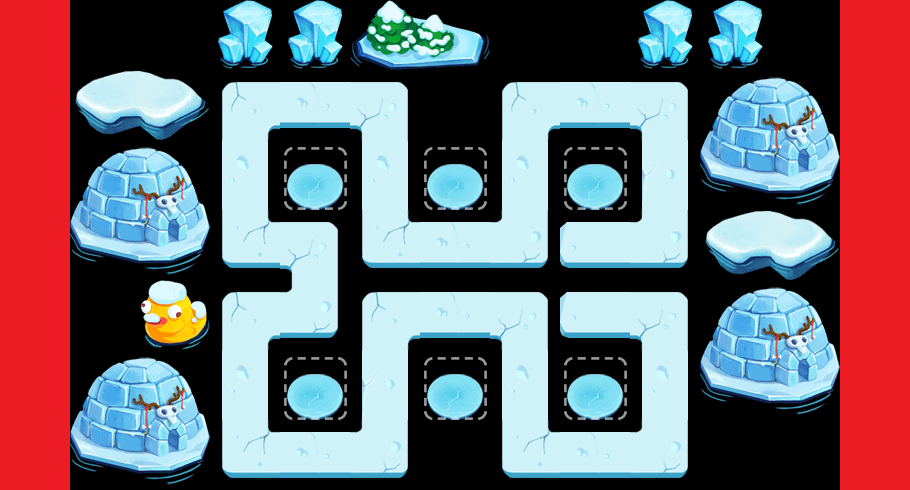

Tiled map render using the project's own tile images. Description and the map definition, with tile-layer contents summarised, below:
An orthogonal 13x7 tile map with 70x70 px tiles, 2 tile layers (content, things) and 67 objects (23x waterTowerSeat, 20x water, way1_0, way1_1, way1_2, ...).

<map version="1.0" orientation="orthogonal" width="13" height="7" tilewidth="70" tileheight="70">
 <tileset firstgid="1" name="theme2Tiles" tilewidth="70" tileheight="70" spacing="2" margin="2">
  <image source="theme2Tiles.png" width="512" height="512" />
  <tile id="3">
   <properties>
    <property name="thingIdx" value="307" />
   </properties>
  </tile>
  <tile id="7">
   <properties>
    <property name="thingIdx" value="402" />
   </properties>
  </tile>
  <tile id="9">
   <properties>
    <property name="thingIdx" value="208" />
   </properties>
  </tile>
  <tile id="10">
   <properties>
    <property name="thingIdx" value="115" />
   </properties>
  </tile>
  <tile id="11">
   <properties>
    <property name="thingIdx" value="115" />
   </properties>
  </tile>
  <tile id="12">
   <properties>
    <property name="thingIdx" value="208" />
   </properties>
  </tile>
  <tile id="13">
   <properties>
    <property name="thingIdx" value="118" />
   </properties>
  </tile>
  <tile id="14">
   <properties>
    <property name="thingIdx" value="305" />
   </properties>
  </tile>
  <tile id="18">
   <properties>
    <property name="thingIdx" value="114" />
   </properties>
  </tile>
  <tile id="19">
   <properties>
    <property name="thingIdx" value="116" />
   </properties>
  </tile>
  <tile id="20">
   <properties>
    <property name="thingIdx" value="114" />
   </properties>
  </tile>
  <tile id="21">
   <properties>
    <property name="thingIdx" value="306" />
   </properties>
  </tile>
  <tile id="23">
   <properties>
    <property name="thingIdx" value="209" />
   </properties>
  </tile>
  <tile id="24">
   <properties>
    <property name="thingIdx" value="209" />
   </properties>
  </tile>
  <tile id="25">
   <properties>
    <property name="thingIdx" value="113" />
   </properties>
  </tile>
  <tile id="26">
   <properties>
    <property name="thingIdx" value="117" />
   </properties>
  </tile>
  <tile id="27">
   <properties>
    <property name="blank" value="0" />
   </properties>
  </tile>
  <tile id="28">
   <properties>
    <property name="way" value="1" />
   </properties>
  </tile>
  <tile id="29">
   <properties>
    <property name="way" value="1" />
   </properties>
  </tile>
  <tile id="30">
   <properties>
    <property name="way" value="1" />
   </properties>
  </tile>
  <tile id="31">
   <properties>
    <property name="way" value="1" />
   </properties>
  </tile>
  <tile id="32">
   <properties>
    <property name="way" value="1" />
   </properties>
  </tile>
  <tile id="33">
   <properties>
    <property name="way" value="1" />
   </properties>
  </tile>
  <tile id="35">
   <properties>
    <property name="way" value="1" />
   </properties>
  </tile>
  <tile id="36">
   <properties>
    <property name="way" value="1" />
   </properties>
  </tile>
  <tile id="37">
   <properties>
    <property name="way" value="1" />
   </properties>
  </tile>
  <tile id="38">
   <properties>
    <property name="way" value="1" />
   </properties>
  </tile>
  <tile id="39">
   <properties>
    <property name="way" value="1" />
   </properties>
  </tile>
  <tile id="40">
   <properties>
    <property name="way" value="1" />
   </properties>
  </tile>
  <tile id="42">
   <properties>
    <property name="way" value="1" />
   </properties>
  </tile>
  <tile id="43">
   <properties>
    <property name="way" value="1" />
   </properties>
  </tile>
 </tileset>
 <layer name="content" width="13" height="7">
  <data>[91 cells, 48 non-empty, 9 distinct tile ids]</data>
 </layer>
 <layer name="things" width="13" height="7">
  <data>[91 cells, 33 non-empty, 11 distinct tile ids]</data>
 </layer>
 <objectgroup name="objs" width="13" height="7">
  <object name="water" x="96" y="32" width="21" height="18" />
  <object name="water" x="166" y="34" width="21" height="18" />
  <object name="water" x="232" y="34" width="21" height="18" />
  <object name="water" x="314" y="37" width="21" height="18" />
  <object name="water" x="373" y="33" width="21" height="18" />
  <object name="water" x="444" y="36" width="21" height="18" />
  <object name="water" x="524" y="33" width="21" height="18" />
  <object name="water" x="585" y="31" width="21" height="18" />
  <object name="water" x="651" y="30" width="21" height="18" />
  <object name="water" x="721" y="32" width="21" height="18" />
  <object name="water" x="798" y="35" width="21" height="18" />
  <object name="water" x="448" y="104" width="21" height="18" />
  <object name="water" x="106" y="99" width="21" height="18" />
  <object name="water" x="151" y="97" width="21" height="18" />
  <object name="water" x="97" y="310" width="21" height="18" />
  <object name="water" x="445" y="449" width="21" height="18" />
  <object name="water" x="728" y="449" width="21" height="18" />
  <object name="water" x="792" y="448" width="21" height="18" />
  <object name="water" x="720" y="239" width="21" height="18" />
  <object name="water" x="779" y="241" width="21" height="18" />
  <object name="waterTowerSeat" x="301" y="177" width="22" height="19" />
  <object name="waterTowerSeat" x="446" y="176" width="22" height="19" />
  <object name="waterTowerSeat" x="583" y="176" width="22" height="19" />
  <object name="waterTowerSeat" x="586" y="383" width="22" height="19" />
  <object name="waterTowerSeat" x="445" y="388" width="22" height="19" />
  <object name="waterTowerSeat" x="300" y="386" width="22" height="19" />
  <object name="waterTowerSeat" x="98" y="175" width="22" height="19" />
  <object name="waterTowerSeat" x="156" y="172" width="22" height="19" />
  <object name="waterTowerSeat" x="96" y="230" width="22" height="19" />
  <object name="waterTowerSeat" x="155" y="233" width="22" height="19" />
  <object name="waterTowerSeat" x="103" y="379" width="22" height="19" />
  <object name="waterTowerSeat" x="150" y="376" width="22" height="19" />
  <object name="waterTowerSeat" x="105" y="433" width="22" height="19" />
  <object name="waterTowerSeat" x="149" y="436" width="22" height="19" />
  <object name="waterTowerSeat" x="726" y="368" width="22" height="19" />
  <object name="waterTowerSeat" x="789" y="369" width="22" height="19" />
  <object name="waterTowerSeat" x="725" y="315" width="22" height="19" />
  <object name="waterTowerSeat" x="786" y="311" width="22" height="19" />
  <object name="waterTowerSeat" x="733" y="154" width="22" height="19" />
  <object name="waterTowerSeat" x="793" y="158" width="22" height="19" />
  <object name="waterTowerSeat" x="730" y="102" width="22" height="19" />
  <object name="waterTowerSeat" x="789" y="104" width="22" height="19" />
  <object name="way1_0" x="584" y="233" width="23" height="19" />
  <object name="way1_1" x="648" y="228" width="23" height="19" />
  <object name="way1_2" x="650" y="95" width="23" height="19" />
  <object name="way1_3" x="512" y="97" width="23" height="19" />
  <object name="way1_4" x="511" y="228" width="23" height="19" />
  <object name="way1_5" x="365" y="228" width="23" height="19" />
  <object name="way1_6" x="368" y="94" width="23" height="19" />
  <object name="way1_7" x="235" y="95" width="23" height="19" />
  <object name="way1_8" x="235" y="228" width="23" height="19" />
  <object name="way1_9" x="304" y="235" width="23" height="19" />
  <object name="way1_10" x="301" y="301" width="23" height="19" />
  <object name="way1_11" x="235" y="312" width="23" height="19" />
  <object name="way1_12" x="237" y="437" width="23" height="19" />
  <object name="way1_13" x="368" y="435" width="23" height="19" />
  <object name="way1_14" x="372" y="308" width="23" height="19" />
  <object name="way1_15" x="511" y="301" width="23" height="19" />
  <object name="way1_16" x="522" y="438" width="23" height="19" />
  <object name="way1_17" x="655" y="444" width="23" height="19" />
  <object name="way1_18" x="651" y="307" width="23" height="19" />
  </objectgroup>
</map>
<!-- 6 of 67 objects omitted -->
